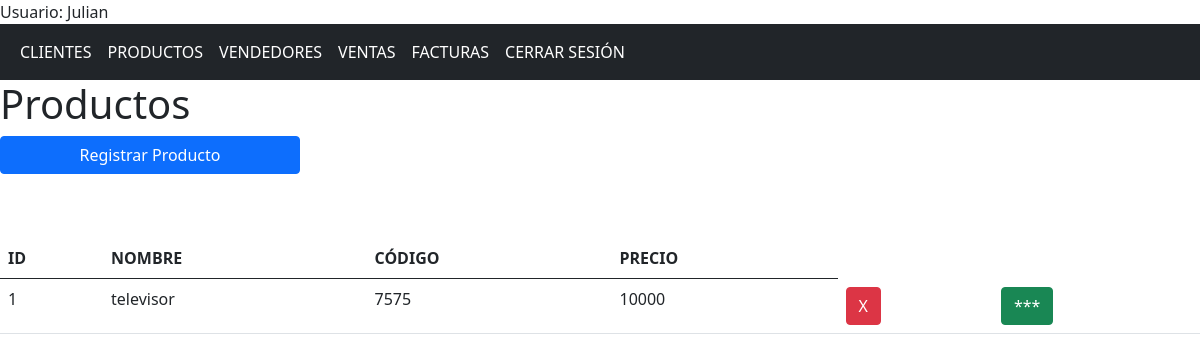
Before: /productos (signed in) with the older database file.
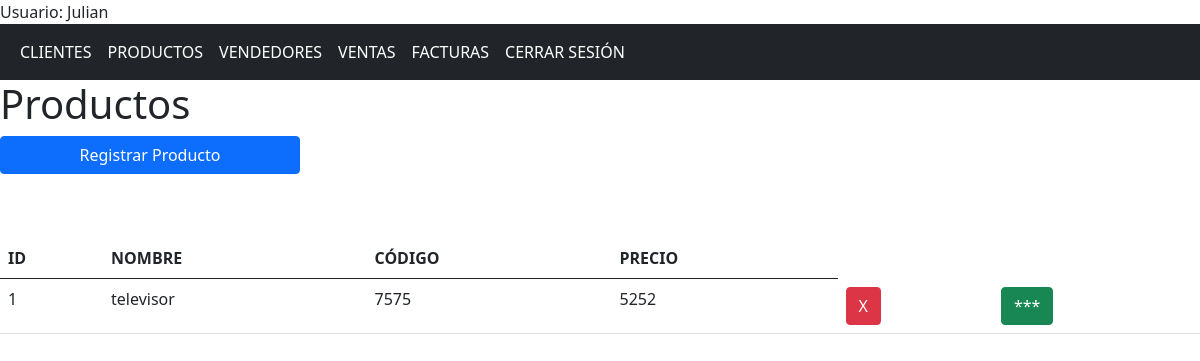
After: the same page with the newer database file.
### app/models/models.py (models this page shows, shortened)
class Usuario(db.Model, UserMixin):
    id = db.Column(db.Integer, primary_key = True)
    nombre = db.Column(db.String(150), nullable = False)
    correo = db.Column(db.String(150), nullable = False, unique = True)
    contrasena = db.Column(db.String(150), nullable = False)

class Producto(db.Model):
    id = db.Column(db.Integer, primary_key = True)
    nombre = db.Column(db.String(150), nullable = False)
    precio = db.Column(db.Integer, nullable = False)
    codigo = db.Column(db.String(150), nullable = False, unique = True)
    compras = db.relationship('CompraProducto', backref='producto')
    facturas = db.relationship('FacturaProducto', backref='producto')

### app/controllers/nav.py (the view)
@nav.route('/productos')
@login_required
def productos():
    productos = Producto.query.all()
    return render_template('productos.html', productos = productos)

### app/templates/productos.html (shortened to what this page needs)
{% extends "base.html" %}
{% block contenido %}
    <div class="row">
        <h1>Productos</h1>
    </div>
    <button class=" btn btn-primary col-sm-3 mb-3" id="registrar">Registrar Producto</button>
    <div class="row mt-5">
    <div class="col">
        <table class="table table-hover">
            <tr>
                <th>ID</th>
                <th>NOMBRE</th>
                <th>CÓDIGO</th>
                <th>PRECIO</th>
            </tr>
            <tbody id="tbody">
                {% for producto in productos %}
                <tr>
                    <td>{{producto.id}}</td>
                    <td>{{producto.nombre}}</td>
                    <td>{{producto.codigo}}</td>
                    <td>{{producto.precio}}</td>
                    <form action="{{url_for('producto.eliminar_producto')}}" method="post">
                        <td><button class="btn btn-danger" name="id" value="{{producto.id}}" type="submit">X</button></td>
                        <td><button class="btn btn-success boton_info" name="info" value="{{producto.id}}" type="button">***</button></td>
                    </form>
                </tr>
                {% endfor%}
            </tbody>
        </table>
    </div>
    </div>
{% endblock %}

### app/templates/base.html (shortened to what this page needs)
<!DOCTYPE html>
<html lang="en">
<head>
    <link href="https://cdn.jsdelivr.net/npm/bootstrap@5.0.2/dist/css/bootstrap.min.css" rel="stylesheet">
    <link rel="stylesheet" href="{{ url_for('static', filename='css/styles.css') }}">
</head>
<body>
    {% if current_user.is_authenticated %}
    <div>Usuario: {{ current_user.nombre }}</div>
    {% endif %}
    <nav class="navbar navbar-expand-sm bg-dark navbar-dark">
        <div class="container-fluid">
            <ul class="navbar-nav">
                {% if current_user.is_authenticated %}
                <li class="nav-item">
                    <a class="nav-link active" href="{{url_for('nav.clientes')}}"> CLIENTES</a>
                </li>
                <li class="nav-item">
                    <a class="nav-link active" href="{{url_for('nav.productos')}}">PRODUCTOS</a>
                </li>
                <li class="nav-item">
                    <a class="nav-link active" href="{{url_for('nav.vendedores')}}">VENDEDORES</a>
                </li>
                <li class="nav-item">
                    <a class="nav-link active" href="{{url_for('nav.compras')}}">VENTAS</a>
                </li>
                <li class="nav-item">
                    <a class="nav-link active" href="{{url_for('nav.facturas')}}">FACTURAS</a>
                </li>
                <li class="nav-item">
                    <a class="nav-link active" href="{{url_for('aut.logout')}}">CERRAR SESIÓN</a>
                </li>
                {% endif %}
            </ul>
        </div>
    </nav>
    {%block contenido%}{%endblock%}
</body>
</html>

Changed rows visible on the page:
changed Producto "televisor": precio "10000" → "5252"
